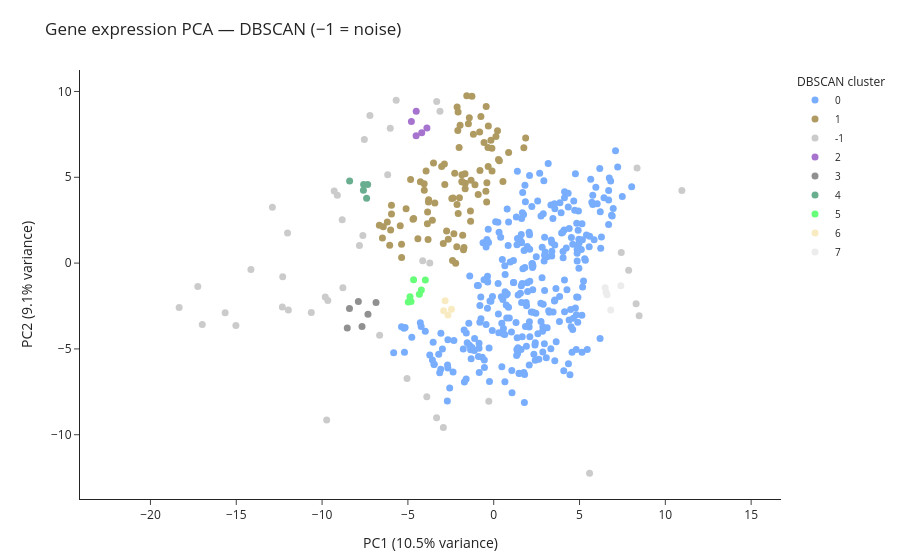

Source (notebook cell):
### Markdown cell above
### Agrupamiento DBSCAN sobre las coordenadas PCA2

Aplicamos DBSCAN a `pca2_df` para encontrar grupos basados en densidad entre los tipos de cáncer seleccionados. Utilizamos valores iniciales para `eps` y `min_samples`, que pueden requerir ajustes para obtener mejores resultados.

### Code cell
from sklearn.cluster import DBSCAN

# Aplicar DBSCAN a las coordenadas PCA2
# Ajustar eps y min_samples según los datos
dbscan_pca2 = DBSCAN(eps=1, min_samples=3) # Usar los mismos parámetros iniciales que para t-SNE
dbscan_pca2_labels = dbscan_pca2.fit_predict(X_pca2)
pca2_df['dbscan_cluster'] = dbscan_pca2_labels

# Visualizar los resultados de DBSCAN
fig_dbscan_pca2 = plot_pca(
    pca2_df, pca2, "dbscan_cluster", "Gene expression PCA — DBSCAN (−1 = noise)",
)
fig_dbscan_pca2.show()

# Evaluar el agrupamiento (la silueta no es ideal para DBSCAN con ruido, pero puede orientar)
# Excluir los puntos de ruido (etiqueta -1), si existen, al calcular la silueta
if len(set(dbscan_pca2_labels)) > 1 and -1 in dbscan_pca2_labels:
    silhouette_avg_dbscan_pca2 = silhouette_score(
        X_pca2[dbscan_pca2_labels != -1], dbscan_pca2_labels[dbscan_pca2_labels != -1]
    )
    print(f"Silhouette Score for DBSCAN (excluding noise) on PCA2: {silhouette_avg_dbscan_pca2:.3f}")
elif len(set(dbscan_pca2_labels)) > 1 and -1 not in dbscan_pca2_labels:
    silhouette_avg_dbscan_pca2 = silhouette_score(X_pca2, dbscan_pca2_labels)
    print(f"Silhouette Score for DBSCAN on PCA2: {silhouette_avg_dbscan_pca2:.3f}")
else:
    print("Cannot calculate Silhouette Score for DBSCAN on PCA2 (only one cluster or all noise).")

print("Number of DBSCAN clusters found on PCA2 (excluding noise):", len(set(dbscan_pca2_labels)) - (1 if -1 in dbscan_pca2_labels else 0))
print("Number of noise points (-1 label) on PCA2:", list(dbscan_pca2_labels).count(-1))

### Figure 1 — Plotly figure (JSON) as saved in the notebook; plotly's stock layout.template omitted (floating-point values rounded to 4 significant figures; data arrays with more than 128 entries replaced by an {"elided": "..."} marker saying what was removed)
{"data": [{"customdata": {"elided": "299x1 str values"}, "hovertemplate": "<b>%{hovertext}</b><br><br>DBSCAN cluster=0<br>PC1 (10.5% variance)=%{x:.2f}<br>PC2 (9.1% variance)=%{y:.2f}<br>Primary disease=%{customdata[0]}<extra></extra>", "hovertext": {"elided": "299 str values"}, "legendgroup": "0", "marker": {"color": "#3283FE", "line": {"width": 0}, "size": 7, "symbol": "circle"}, "mode": "markers", "name": "0", "opacity": 0.65, "orientation": "v", "showlegend": true, "type": "scatter", "x": {"elided": "299 float values"}, "xaxis": "x", "y": {"elided": "299 float values"}, "yaxis": "y"}, {"customdata": [["prostate adenocarcinoma"], ["thyroid carcinoma"], ["prostate adenocarcinoma"], ["bladder urothelial carcinoma"], ["lung adenocarcinoma"], ["prostate adenocarcinoma"], ["thyroid carcinoma"], ["thyroid carcinoma"], ["thyroid carcinoma"], ["prostate adenocarcinoma"], ["prostate adenocarcinoma"], ["thyroid carcinoma"], ["thyroid carcinoma"], ["breast invasive carcinoma"], ["prostate adenocarcinoma"], ["thyroid carcinoma"], ["thyroid carcinoma"], ["prostate adenocarcinoma"], ["prostate adenocarcinoma"], ["prostate adenocarcinoma"], ["thyroid carcinoma"], ["thyroid carcinoma"], ["prostate adenocarcinoma"], ["prostate adenocarcinoma"], ["thyroid carcinoma"], ["prostate adenocarcinoma"], ["thyroid carcinoma"], ["thyroid carcinoma"], ["prostate adenocarcinoma"], ["thyroid carcinoma"], ["breast invasive carcinoma"], ["prostate adenocarcinoma"], ["prostate adenocarcinoma"], ["breast invasive carcinoma"], ["prostate adenocarcinoma"], ["thyroid carcinoma"], ["breast invasive carcinoma"], ["thyroid carcinoma"], ["lung adenocarcinoma"], ["prostate adenocarcinoma"], ["breast invasive carcinoma"], ["thyroid carcinoma"], ["breast invasive carcinoma"], ["breast invasive carcinoma"], ["prostate adenocarcinoma"], ["prostate adenocarcinoma"], ["thyroid carcinoma"], ["prostate adenocarcinoma"], ["prostate adenocarcinoma"], ["prostate adenocarcinoma"], ["breast invasive carcinoma"], ["thyroid carcinoma"], ["breast invasive carcinoma"], ["thyroid carcinoma"], ["prostate adenocarcinoma"], ["uterine carcinosarcoma"], ["thyroid carcinoma"], ["prostate adenocarcinoma"], ["thyroid carcinoma"], ["thyroid carcinoma"], ["prostate adenocarcinoma"], ["prostate adenocarcinoma"], ["prostate adenocarcinoma"], ["breast invasive carcinoma"], ["thyroid carcinoma"], ["breast invasive carcinoma"], ["thyroid carcinoma"], ["thyroid carcinoma"], ["prostate adenocarcinoma"], ["thyroid carcinoma"], ["prostate adenocarcinoma"], ["prostate adenocarcinoma"], ["thyroid carcinoma"], ["thyroid carcinoma"], ["thyroid carcinoma"], ["thyroid carcinoma"], ["thyroid carcinoma"], ["thyroid carcinoma"], ["prostate adenocarcinoma"], ["prostate adenocarcinoma"], ["thyroid carcinoma"], ["thyroid carcinoma"], ["breast invasive carcinoma"], ["prostate adenocarcinoma"], ["prostate adenocarcinoma"], ["prostate adenocarcinoma"], ["prostate adenocarcinoma"], ["thyroid carcinoma"], ["thyroid carcinoma"], ["breast invasive carcinoma"]], "hovertemplate": "<b>%{hovertext}</b><br><br>DBSCAN cluster=1<br>PC1 (10.5% variance)=%{x:.2f}<br>PC2 (9.1% variance)=%{y:.2f}<br>Primary disease=%{customdata[0]}<extra></extra>", "hovertext": ["TCGA-V1-A8MU-01", "TCGA-EM-A3SZ-01", "TCGA-KK-A8IL-01", "TCGA-E7-A6MF-01", "TCGA-35-3615-01", "TCGA-HC-7736-01", "TCGA-DJ-A4UP-01", "TCGA-FE-A238-01", "TCGA-H2-A421-01", "TCGA-YL-A9WH-01", "TCGA-YL-A8SQ-01", "TCGA-ET-A39S-01", "TCGA-ET-A3DP-01", "TCGA-LL-A5YL-01", "TCGA-EJ-5503-01", "TCGA-E3-A3DZ-01", "TCGA-KS-A4ID-01", "TCGA-VP-A87D-01", "TCGA-EJ-A8FO-11", "TCGA-CH-5752-01", "TCGA-EM-A1CW-01", "TCGA-DJ-A2PQ-01", "TCGA-KK-A8IG-01", "TCGA-EJ-5497-01", "TCGA-FY-A3YR-01", "TCGA-KK-A6E1-01", "TCGA-IM-A3EB-01", "TCGA-EM-A22J-01", "TCGA-XK-AAIW-01", "TCGA-DO-A1JZ-11", "TCGA-A8-A06Z-01", "TCGA-KC-A4BV-01", "TCGA-HC-7819-11", "TCGA-AO-A0J7-01", "TCGA-CH-5764-01", "TCGA-ET-A25I-01", "TCGA-BH-A18V-11", "TCGA-CE-A482-01", "TCGA-55-8615-01", "TCGA-HC-7075-01", "TCGA-GM-A3NY-01", "TCGA-EM-A3SU-01", "TCGA-E9-A3HO-01", "TCGA-BH-A0HN-01", "TCGA-FC-A4JI-01", "TCGA-CH-5768-11", "TCGA-BJ-A2NA-01", "TCGA-ZG-A9L5-01", "TCGA-ZG-A9NI-01", "TCGA-EJ-A7NG-01", "TCGA-AN-A0FT-01", "TCGA-EL-A4K2-01", "TCGA-C8-A133-01", "TCGA-DE-A69J-01", "TCGA-EJ-7115-11", "TCGA-N9-A4PZ-01", "TCGA-DJ-A3VA-01", "TCGA-HC-7745-01", "TCGA-EL-A3GW-01", "TCGA-DJ-A3VJ-01", "TCGA-V1-A9Z9-01", "TCGA-KK-A8I9-01", "TCGA-KK-A7AV-01", "TCGA-A7-A0DC-01", "TCGA-BJ-A2N8-11", "TCGA-OL-A66N-01", "TCGA-J8-A4HW-01", "TCGA-KS-A4I9-01", "TCGA-G9-6378-01", "TCGA-FE-A22Z-01", "TCGA-KK-A7B1-01", "TCGA-J4-AATZ-01", "TCGA-ET-A3DW-11", "TCGA-DJ-A2Q0-01", "TCGA-DJ-A3UY-01", "TCGA-CE-A3ME-01", "TCGA-J8-A3YF-01", "TCGA-BJ-A0ZC-01", "TCGA-M7-A720-01", "TCGA-KC-A7F6-01", "TCGA-BJ-A0Z3-01", "TCGA-DJ-A4UQ-01", "TCGA-AC-A5XU-01", "TCGA-VP-A87H-01", "TCGA-ZG-A9LM-01", "TCGA-KK-A8ID-01", "TCGA-HC-7213-01", "TCGA-FY-A40N-01", "TCGA-EM-A1YD-01", "TCGA-B6-A0IB-01"], "legendgroup": "1", "marker": {"color": "#85660D", "line": {"width": 0}, "size": 7, "symbol": "circle"}, "mode": "markers", "name": "1", "opacity": 0.65, "orientation": "v", "showlegend": true, "type": "scatter", "x": [-3.575, -0.09695, -2.939, -1.656, -2.401, -0.4115, 0.3291, -1.675, -0.8002, -5.37, -3.802, -1.958, 1.86, -3.824, -2.069, -2.132, -2.272, -4.842, -1.347, -1.857, -2.874, -1.571, -3.853, -0.456, -0.163, -6.662, 0.5368, -2.092, -6.061, -0.7478, -2.152, -1.833, -1.853, -1.733, -1.664, -3.508, -1.997, -0.5622, -2.216, -5.958, -0.3975, -4.046, -2.139, -2.849, -5.367, -3.032, 0.2771, -4.052, -6.484, -2.369, -2.648, -1.183, -6.006, -0.1057, -2.441, -1.762, -0.3135, -1.356, -1.476, -0.3221, -5.447, -4.418, -3.864, -1.322, -1.269, -4.702, -0.8201, -0.3345, -4.272, -0.9037, -4.665, -5.106, -2.075, -3.94, 1.756, -2.016, -1.092, -1.421, -3.791, -5.957, 0.8681, 0.2211, -1.808, -6.2, -3.431, -6.431, -2.321, -0.4392, 0.1294, -2.746], "xaxis": "x", "y": [2.499, 5.369, 1.141, 4.652, 0.1527, 3.553, 5.968, 5.209, 5.403, 1.099, 3.557, 8.035, 7.296, 1.37, 2.893, 9.091, 5.232, 4.866, 2.433, 4.753, 5.77, 9.747, 2.977, 4.182, 7.159, 2.207, 4.748, 7.723, 1.042, 8.535, 0.9489, 4.725, 5.155, 0.908, 4.326, 5.834, 3.81, 7.028, -0.01083, 3.372, 4.686, 4.248, 3.419, 4.581, 0.3198, 5.626, 6.042, 4.629, 1.46, 3.786, 1.391, 7.503, 1.928, 6.692, 3.763, 0.7774, 7.99, 3.043, 8.114, 5.622, 2.171, 1.419, 2.299, 4.827, 9.716, 2.554, 7.64, 6.732, 4.736, 3.992, 2.6, 3.161, 8.798, 5.361, 6.715, 6.737, 4.568, 8.472, 3.687, 2.867, 6.451, 7.712, 1.62, 2.396, 3.497, 2.123, 1.717, 9.125, 7.38, 1.874], "yaxis": "y"}, {"customdata": [["thyroid carcinoma"], ["uveal melanoma"], ["pancreatic adenocarcinoma"], ["uveal melanoma"], ["stomach adenocarcinoma"], ["prostate adenocarcinoma"], ["lung squamous cell carcinoma"], ["thyroid carcinoma"], ["prostate adenocarcinoma"], ["uveal melanoma"], ["breast invasive carcinoma"], ["bladder urothelial carcinoma"], ["bladder urothelial carcinoma"], ["prostate adenocarcinoma"], ["thyroid carcinoma"], ["lung squamous cell carcinoma"], ["lung adenocarcinoma"], ["bladder urothelial carcinoma"], ["bladder urothelial carcinoma"], ["uveal melanoma"], ["uveal melanoma"], ["thyroid carcinoma"], ["breast invasive carcinoma"], ["stomach adenocarcinoma"], ["thyroid carcinoma"], ["stomach adenocarcinoma"], ["bladder urothelial carcinoma"], ["uveal melanoma"], ["prostate adenocarcinoma"], ["breast invasive carcinoma"], ["bladder urothelial carcinoma"], ["lung adenocarcinoma"], ["stomach adenocarcinoma"], ["bladder urothelial carcinoma"], ["thyroid carcinoma"], ["prostate adenocarcinoma"], ["bladder urothelial carcinoma"], ["uveal melanoma"], ["prostate adenocarcinoma"], ["bladder urothelial carcinoma"], ["stomach adenocarcinoma"], ["thyroid carcinoma"], ["bladder urothelial carcinoma"]], "hovertemplate": "<b>%{hovertext}</b><br><br>DBSCAN cluster=-1<br>PC1 (10.5% variance)=%{x:.2f}<br>PC2 (9.1% variance)=%{y:.2f}<br>Primary disease=%{customdata[0]}<extra></extra>", "hovertext": ["TCGA-BJ-A190-01", "TCGA-WC-A888-01", "TCGA-HZ-8002-01", "TCGA-VD-AA8S-01", "TCGA-CG-4462-01", "TCGA-2A-A8VV-01", "TCGA-21-1078-01", "TCGA-ET-A4KN-01", "TCGA-KK-A8IK-01", "TCGA-VD-AA8N-01", "TCGA-BH-A203-11", "TCGA-DK-AA6M-01", "TCGA-DK-A3X1-01", "TCGA-HC-A6AQ-01", "TCGA-EM-A3FR-01", "TCGA-60-2724-01", "TCGA-55-A492-01", "TCGA-YF-AA3L-01", "TCGA-E7-A4XJ-01", "TCGA-V4-A9E5-01", "TCGA-V4-A9EJ-01", "TCGA-EM-A2CN-01", "TCGA-LL-A6FR-01", "TCGA-BR-8364-01", "TCGA-EM-A3ST-01", "TCGA-RD-A7C1-01", "TCGA-DK-AA75-01", "TCGA-V4-A9EQ-01", "TCGA-HC-A6AN-01", "TCGA-BH-A1F6-11", "TCGA-PQ-A6FN-01", "TCGA-49-4486-01", "TCGA-BR-4369-01", "TCGA-FD-A43X-01", "TCGA-BJ-A2P4-01", "TCGA-VP-A87B-01", "TCGA-FD-A62P-01", "TCGA-V4-A9ET-01", "TCGA-KK-A8IF-01", "TCGA-CF-A9FM-01", "TCGA-BR-7707-01", "TCGA-E8-A438-01", "TCGA-ZF-A9RD-01"], "legendgroup": "-1", "marker": {"color": "#B0B0B0", "line": {"width": 0}, "size": 7, "symbol": "circle"}, "mode": "markers", "name": "-1", "opacity": 0.65, "orientation": "v", "showlegend": true, "type": "scatter", "x": [-3.13, -8.788, 7.432, -15.65, 8.296, -6.178, -3.724, -14.15, -9.295, -15.02, 8.352, -5.05, -6.648, -12.9, -3.323, -0.2857, -7.825, -12.32, -10.63, -17.24, -12.29, -5.683, -9.665, 7.861, -7.213, 5.585, -11.97, -16.98, -12.01, 10.96, -9.733, -7.624, 8.473, -9.813, -7.538, -8.828, -3.899, -18.33, -9.111, -4.136, -3.328, -6.028, -2.935], "xaxis": "x", "y": [8.855, -1.429, 0.6216, -2.886, -2.37, 5.149, 0.009596, -0.3775, 4.197, -3.631, 5.547, -6.726, -4.206, 3.253, 9.41, -8.044, 1.026, -2.556, -2.885, -1.36, -0.7908, 9.491, -2.176, -0.4115, 8.605, -12.24, -2.737, -3.576, 1.749, 4.237, -9.138, 1.602, -3.066, -1.97, 7.198, 2.521, -7.783, -2.58, 3.951, 0.1301, -9.015, 7.859, -9.579], "yaxis": "y"}, {"customdata": [["thyroid carcinoma"], ["thyroid carcinoma"], ["thyroid carcinoma"], ["thyroid carcinoma"], ["thyroid carcinoma"]], "hovertemplate": "<b>%{hovertext}</b><br><br>DBSCAN cluster=2<br>PC1 (10.5% variance)=%{x:.2f}<br>PC2 (9.1% variance)=%{y:.2f}<br>Primary disease=%{customdata[0]}<extra></extra>", "hovertext": ["TCGA-FE-A3PC-01", "TCGA-FE-A239-01", "TCGA-FE-A3PA-01", "TCGA-DJ-A1QL-01", "TCGA-BJ-A0ZF-01"], "legendgroup": "2", "marker": {"color": "#782AB6", "line": {"width": 0}, "size": 7, "symbol": "circle"}, "mode": "markers", "name": "2", "opacity": 0.65, "orientation": "v", "showlegend": true, "type": "scatter", "x": [-4.195, -4.521, -4.796, -4.514, -3.892], "xaxis": "x", "y": [7.602, 7.423, 8.257, 8.853, 7.867], "yaxis": "y"}, {"customdata": [["bladder urothelial carcinoma"], ["lung adenocarcinoma"], ["pancreatic adenocarcinoma"], ["bladder urothelial carcinoma"], ["bladder urothelial carcinoma"], ["breast invasive carcinoma"]], "hovertemplate": "<b>%{hovertext}</b><br><br>DBSCAN cluster=3<br>PC1 (10.5% variance)=%{x:.2f}<br>PC2 (9.1% variance)=%{y:.2f}<br>Primary disease=%{customdata[0]}<extra></extra>", "hovertext": ["TCGA-G2-A3IE-01", "TCGA-49-AAR2-01", "TCGA-2J-AABV-01", "TCGA-FJ-A3Z9-01", "TCGA-UY-A78O-01", "TCGA-AO-A1KR-01"], "legendgroup": "3", "marker": {"color": "#565656", "line": {"width": 0}, "size": 7, "symbol": "circle"}, "mode": "markers", "name": "3", "opacity": 0.65, "orientation": "v", "showlegend": true, "type": "scatter", "x": [-7.326, -6.857, -8.405, -8.533, -7.673, -7.886], "xaxis": "x", "y": [-2.973, -2.294, -2.641, -3.784, -3.696, -2.241], "yaxis": "y"}, {"customdata": [["thyroid carcinoma"], ["prostate adenocarcinoma"], ["lung adenocarcinoma"], ["prostate adenocarcinoma"], ["prostate adenocarcinoma"]], "hovertemplate": "<b>%{hovertext}</b><br><br>DBSCAN cluster=4<br>PC1 (10.5% variance)=%{x:.2f}<br>PC2 (9.1% variance)=%{y:.2f}<br>Primary disease=%{customdata[0]}<extra></extra>", "hovertext": ["TCGA-BJ-A45D-01", "TCGA-HC-7080-01", "TCGA-55-6972-01", "TCGA-G9-A9S4-01", "TCGA-X4-A8KS-01"], "legendgroup": "4", "marker": {"color": "#1C8356", "line": {"width": 0}, "size": 7, "symbol": "circle"}, "mode": "markers", "name": "4", "opacity": 0.65, "orientation": "v", "showlegend": true, "type": "scatter", "x": [-8.396, -7.579, -7.405, -7.344, -7.592], "xaxis": "x", "y": [4.785, 4.577, 3.784, 4.574, 4.238], "yaxis": "y"}, {"customdata": [["breast invasive carcinoma"], ["bladder urothelial carcinoma"], ["breast invasive carcinoma"], ["bladder urothelial carcinoma"], ["lung adenocarcinoma"], ["bladder urothelial carcinoma"], ["breast invasive carcinoma"]], "hovertemplate": "<b>%{hovertext}</b><br><br>DBSCAN cluster=5<br>PC1 (10.5% variance)=%{x:.2f}<br>PC2 (9.1% variance)=%{y:.2f}<br>Primary disease=%{customdata[0]}<extra></extra>", "hovertext": ["TCGA-GM-A2DB-01", "TCGA-DK-A6B6-01", "TCGA-B6-A0I1-01", "TCGA-G2-A3VY-01", "TCGA-95-7043-01", "TCGA-ZF-A9RM-01", "TCGA-UL-AAZ6-01"], "legendgroup": "5", "marker": {"color": "#16FF32", "line": {"width": 0}, "size": 7, "symbol": "circle"}, "mode": "markers", "name": "5", "opacity": 0.65, "orientation": "v", "showlegend": true, "type": "scatter", "x": [-4.217, -4.877, -4.668, -4.818, -3.983, -4.978, -4.332], "xaxis": "x", "y": [-1.57, -1.967, -0.9714, -2.242, -0.9823, -2.272, -1.816], "yaxis": "y"}, {"customdata": [["bladder urothelial carcinoma"], ["bladder urothelial carcinoma"], ["bladder urothelial carcinoma"], ["lung adenocarcinoma"]], "hovertemplate": "<b>%{hovertext}</b><br><br>DBSCAN cluster=6<br>PC1 (10.5% variance)=%{x:.2f}<br>PC2 (9.1% variance)=%{y:.2f}<br>Primary disease=%{customdata[0]}<extra></extra>", "hovertext": ["TCGA-XF-AAN7-01", "TCGA-GC-A3BM-01", "TCGA-XF-AAMG-01", "TCGA-49-4490-01"], "legendgroup": "6", "marker": {"color": "#F7E1A0", "line": {"width": 0}, "size": 7, "symbol": "circle"}, "mode": "markers", "name": "6", "opacity": 0.65, "orientation": "v", "showlegend": true, "type": "scatter", "x": [-2.46, -2.919, -2.665, -2.832], "xaxis": "x", "y": [-2.684, -2.783, -3.029, -2.199], "yaxis": "y"}, {"customdata": [["lung adenocarcinoma"], ["pancreatic adenocarcinoma"], ["lung adenocarcinoma"], ["lung adenocarcinoma"], ["breast invasive carcinoma"]], "hovertemplate": "<b>%{hovertext}</b><br><br>DBSCAN cluster=7<br>PC1 (10.5% variance)=%{x:.2f}<br>PC2 (9.1% variance)=%{y:.2f}<br>Primary disease=%{customdata[0]}<extra></extra>", "hovertext": ["TCGA-97-7553-01", "TCGA-HZ-8637-01", "TCGA-86-8055-01", "TCGA-44-6775-01", "TCGA-BH-A1F0-01"], "legendgroup": "7", "marker": {"color": "#E2E2E2", "line": {"width": 0}, "size": 7, "symbol": "circle"}, "mode": "markers", "name": "7", "opacity": 0.65, "orientation": "v", "showlegend": true, "type": "scatter", "x": [6.495, 7.406, 6.549, 6.604, 6.818], "xaxis": "x", "y": [-1.436, -1.318, -1.716, -1.85, -2.73], "yaxis": "y"}], "layout": {"font": {"size": 12}, "height": 560, "legend": {"font": {"size": 10}, "title": {"text": "DBSCAN cluster"}, "tracegroupgap": 0}, "margin": {"b": 55, "t": 70}, "title": {"text": "Gene expression PCA — DBSCAN (−1 = noise)"}, "xaxis": {"anchor": "y", "domain": [0, 1], "title": {"text": "PC1 (10.5% variance)"}}, "yaxis": {"anchor": "x", "domain": [0, 1], "scaleanchor": "x", "scaleratio": 1, "title": {"text": "PC2 (9.1% variance)"}}}}
